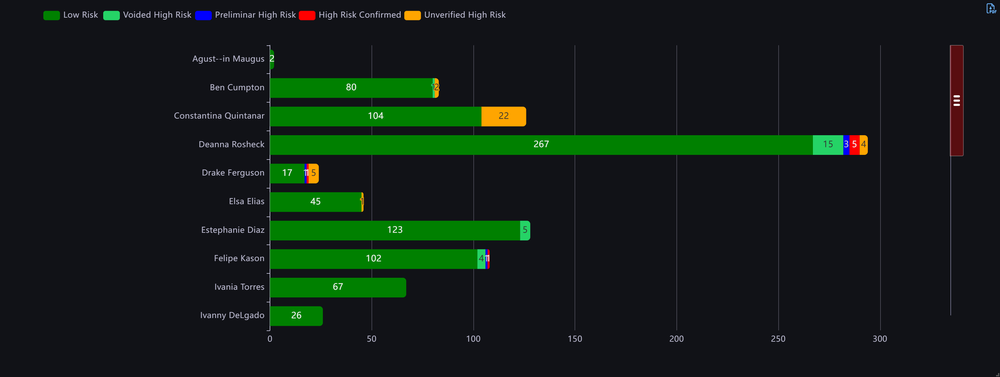
#> input picture clarity-converter/test-images/app-1/canvas-screenshot.png, 1000 x 377 px, shrunk from 3004 x 1132 before the run
$ python -i service.py   (imports and definitions only)
#> lines starting #> are read from the running program, lines starting #| are printed output that depends on the picture; after the words box and inside, x2 and y2 are one past the last pixel; in counts of white or black regions, pixels touching at a corner belong together
#> further down, picture is the input picture: shape (377, 1000, 3); mean B, G, R 22.8, 30.1, 18.4
import cv2
import numpy as np
from matplotlib.pyplot import legend
from scipy.spatial import distance
import pytesseract
import json
from typing import Dict, List, Tuple
import matplotlib.pyplot as plt

CHART_AREA_MARGINS = {
    'top': 0.13,
    'bottom': 0.12,
    'left': 0.265,
    'right': 0.05
}

# [209 lines left out: functions get_chart_area, extract_labels, adjust_contours, remove_inner_contours, are_contours_adjacent, merge_contours and 2 more, not called in this run]

def extract_legend(image: np.ndarray) -> List[Dict]:
    """
    Estrae la leggenda dalla parte superiore del grafico.
    Restituisce una lista di dizionari con `color` e `text`.
    """

    height, width = image.shape[:2]
#> height = 377; width = 1000
    legend_area = image[:int(height * CHART_AREA_MARGINS['top']), :]
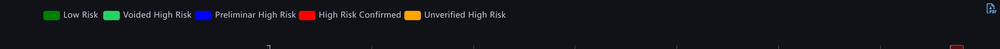
#> legend_area: shape (49, 1000, 3); mean B, G, R 26.4, 21.7, 20.9

    # Convertiamo in grigio e applichiamo un filtro
    img_ycbcr = cv2.cvtColor(legend_area, cv2.COLOR_BGR2YCrCb)
#> img_ycbcr: shape (49, 1000, 3); mean of channels 0, 1, 2 21.7, 127.1, 130.8
    gray = cv2.cvtColor(img_ycbcr, cv2.COLOR_BGR2GRAY)
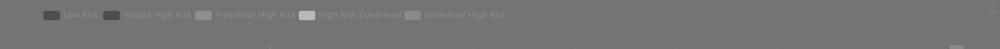
#> gray: shape (49, 1000); min 73, max 184, mean 116.4
    blurred = cv2.GaussianBlur(gray, (5, 5), 0)
    canny = cv2.Canny(blurred, 30, 70)
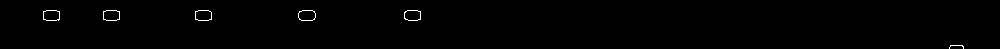
#> canny: shape (49, 1000); 0.53% white in thin lines or dots, all inside (x1, y1, x2, y2) = (43, 10, 964, 49)

    # Troviamo i contorni (rettangoli smussati)
    contours, _ = cv2.findContours(canny, cv2.RETR_EXTERNAL, cv2.CHAIN_APPROX_SIMPLE)
#> contours = 6 contours, 1 with area under 20; largest, box (x1, y1, x2, y2) and area: (298, 10, 316, 21) 153, (43, 10, 60, 21) 151, (103, 10, 120, 21) 150, (195, 10, 212, 21) 150, (404, 10, 421, 21) 148
    legend_items = []

    for contour in contours:
        x, y, w, h = cv2.boundingRect(contour)

        # Filtriamo i rettangoli che appaiono nella parte superiore
        aspect_ratio = w / h
        if 0.8 < aspect_ratio < 2 and h > 5 and h < 30:  # Adatti per rettangolini smussati
            # Estrarre il colore mediano del rettangolo
            color = np.median(legend_area[y:y + h, x:x + w], axis=(0, 1)).astype(int).tolist()

            legend_items.append({
                'bounding_box': (x, y, w, h),
                'color': color
            })
#> this loop made 6 passes
#> (x, y, w, h, aspect_ratio, color) on passes 2 to 6: (404, 10, 17, 11, 1.55, [0, 165, 254]), (298, 10, 18, 11, 1.64, [0, 0, 254]), (195, 10, 17, 11, 1.55, [254, 0, 0]), (103, 10, 17, 11, 1.55, [102, 211, 37]), (43, 10, 17, 11, 1.55, [0, 128, 0])
#> (x, y, w, h, aspect_ratio) on pass 1: (949, 45, 15, 4, 3.75)
#> after the loop, legend_items = 5 items

    # Ordiniamo i rettangoli in base alla coordinata x
    legend_items = sorted(legend_items, key=lambda item: item['bounding_box'][0])

    # Aggiungiamo il testo associato
    for i, item in enumerate(legend_items):
        x, y, w, h = item['bounding_box']

        # Determina la larghezza in base al successivo rettangolo
        if i < len(legend_items) - 1:  # Non è l'ultimo
            next_x, _, _, _ = legend_items[i + 1]['bounding_box']
            text_width = next_x - (x + w) - 5
        else:  # Ultimo elemento
            text_width = 300  # Default

        # Determina l'area da cui estrarre il testo
        text_area = legend_area[y:y + h, x + w + 5:x + w + 5 + text_width]
        text = pytesseract.image_to_string(text_area, config='--psm 6').strip()

        if text:
            item['text'] = text
#> this loop made 1 pass
#> (x, y, w, h, next_x, text_width) on pass 1: (43, 10, 17, 11, 103, 38)

    # Filtriamo eventuali rettangoli senza testo
    legend_items = [item for item in legend_items if 'text' in item]

    return legend_items

# [150 lines left out: functions extract_values_from_bars, prepare_json, not called in this run]

def dump_results_into_json(results: List[Dict]):
    with open('output.json', 'w') as json_file:
        json.dump(prepare_json(results), json_file, indent=4)

# Main function
# [22 lines left out: function image_to_json, not called in this run]

# Example usage
# [82 lines not run here, left out]

>>> import cv2
>>> picture = cv2.imread('test-images/app-1/canvas-screenshot.png')
#> (the run stopped early here; a loop or call above may not have finished)
